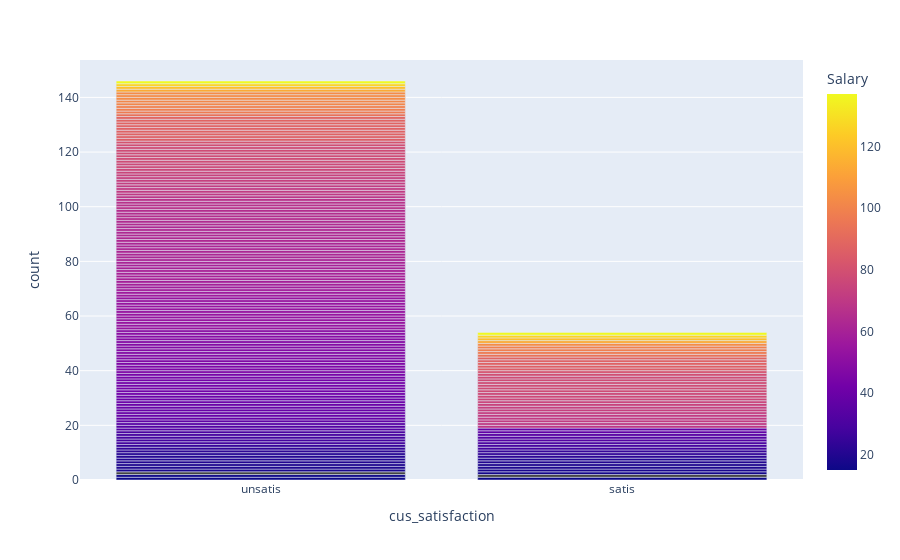

Notebook code for this chart:
### Code cell
spending_score_stasifaction_fig.show()

### Figure 1 — Plotly figure (JSON) as saved in the notebook; plotly's stock layout.template omitted (floating-point values rounded to 4 significant figures; data arrays with more than 128 entries replaced by an {"elided": "..."} marker saying what was removed)
{"data": [{"alignmentgroup": "True", "hovertemplate": "cus_satisfaction=%{x}<br>count=%{y}<br>Salary=%{marker.color}<extra></extra>", "legendgroup": "", "marker": {"color": {"elided": "200 int values"}, "coloraxis": "coloraxis", "pattern": {"shape": ""}}, "name": "", "offsetgroup": "", "orientation": "v", "showlegend": false, "textposition": "auto", "type": "bar", "x": {"elided": "200 str values"}, "xaxis": "x", "y": {"elided": "200 int values"}, "yaxis": "y"}], "layout": {"barmode": "relative", "coloraxis": {"colorbar": {"title": {"text": "Salary"}}, "colorscale": [[0, "#0d0887"], [0.1111, "#46039f"], [0.2222, "#7201a8"], [0.3333, "#9c179e"], [0.4444, "#bd3786"], [0.5556, "#d8576b"], [0.6667, "#ed7953"], [0.7778, "#fb9f3a"], [0.8889, "#fdca26"], [1, "#f0f921"]]}, "legend": {"tracegroupgap": 0}, "margin": {"t": 60}, "xaxis": {"anchor": "y", "domain": [0, 1], "title": {"text": "cus_satisfaction"}}, "yaxis": {"anchor": "x", "domain": [0, 1], "title": {"text": "count"}}}}
